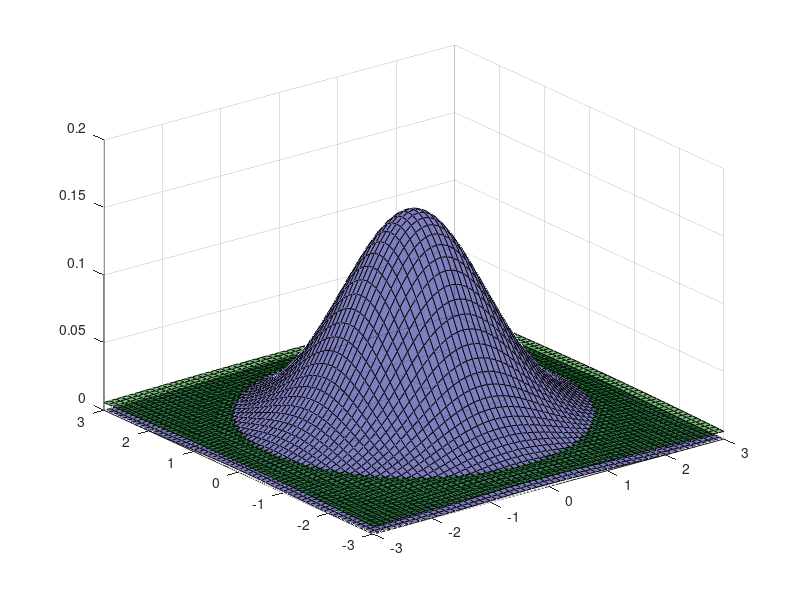

MATLAB code to generate this figure:
x1 = -3:0.1:3;
x2 = x1;
[X1,X2]=meshgrid(x1,x2);
Z = normpdf(X1,0,1).*normpdf(X2,0,1);
hSurface1 =surf(X1,X2,Z);
set(hSurface1,'FaceColor',[0 0 0.5],'FaceAlpha',0.5);
T = normpdf(X1,0,4).*normpdf(X2,0,4);
hold on
hSurface = surf(X1,X2,T);
set(hSurface,'FaceColor',[0 0.5 0],'FaceAlpha',0.5);
    